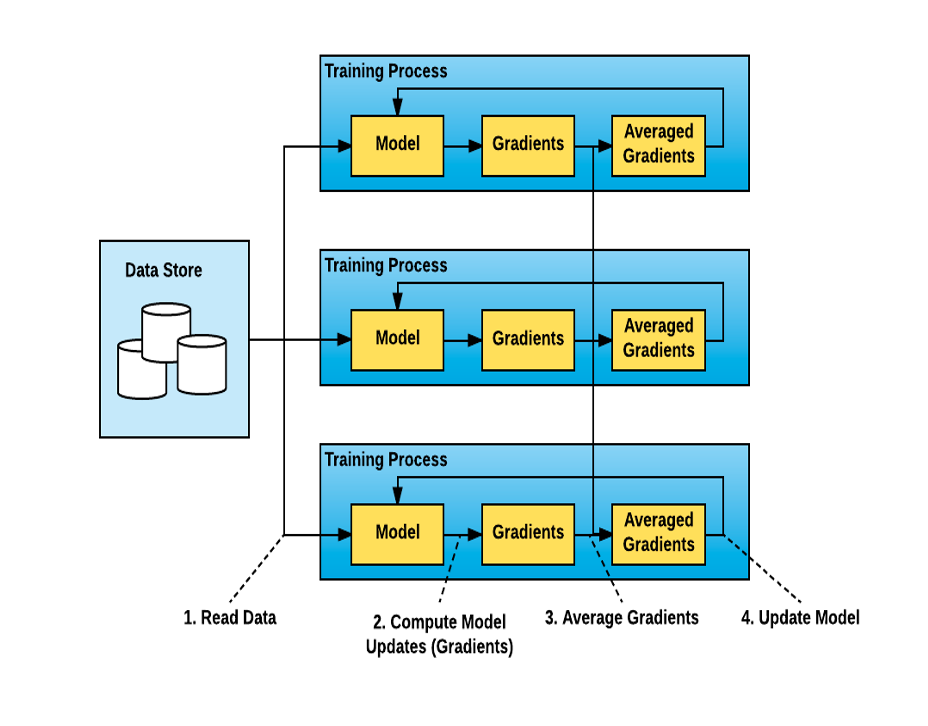
#> input picture DDL.jpg, 928 x 726 px, given as the content of the folder /workspace/unet/data/training_512, which was not available
$ python data.py
#> lines starting #> are read from the running program, lines starting #| are printed output that depends on the picture; pictures that were not available may be replaced by others from this repository, and a replacement may not be noted
#!/usr/bin/env python3
# -*- coding: utf-8 -*-
"""
Created on Wed Aug 30 12:04:44 2017

@author: pivotalit
"""


from __future__ import print_function

import os
import numpy as np
import cv2
from skimage.io import  imread
from skimage.transform import resize
#from  PIL import Image
data_path = '/workspace/unet/data'

image_rows = 512
image_cols = 512


def create_train_data():
    train_data_path = os.path.join(data_path, 'training_512')
    images = os.listdir(train_data_path)

    total = int(len(images) / 2)
    imgs = np.ndarray((total,image_rows, image_cols,3), dtype=np.uint8)
    imgs_mask = np.ndarray((total,image_rows, image_cols), dtype=np.uint8)
    print(imgs.shape)
    i = 0
    print('-'*30)
    print('Creating training images...')
    print('-'*30)
    for image_name in images:
        if 'mask' in image_name:
            continue
        image_mask_name = image_name.split('.')[0] + '_mask.gif'
        img = imread(os.path.join(train_data_path, image_name))
#> img is the input picture: shape (726, 928, 4); mean R, G, B, A 211.5, 229.4, 228.9, 254.7
        img=resize(img, (image_rows, image_cols,3), preserve_range=True)
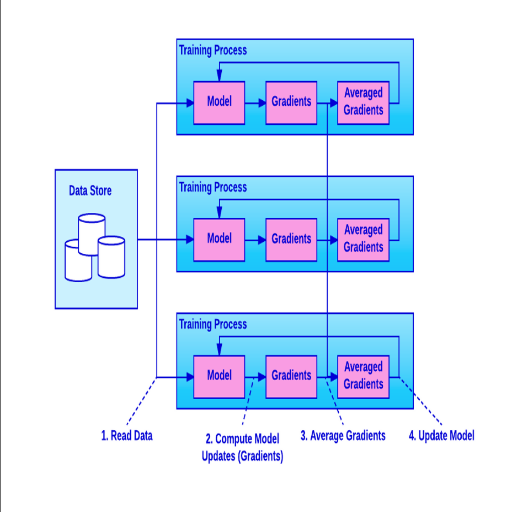
#> img: shape (512, 512, 3) float64; mean R, G, B 214.5, 229.2, 250.4
        img_mask = imread(os.path.join(train_data_path, image_mask_name))
        img_mask=resize(img_mask, (image_rows, image_cols), preserve_range=True)
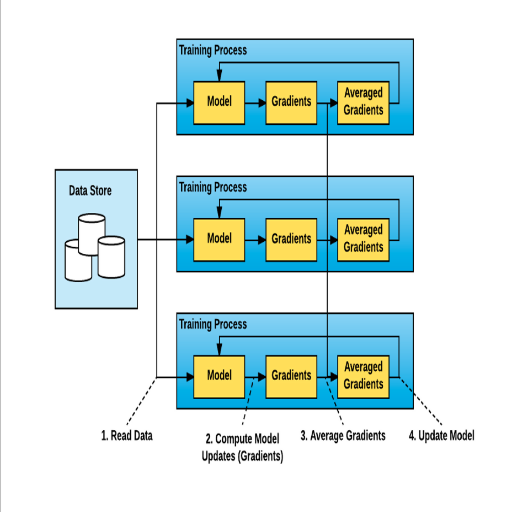
#> img_mask: shape (512, 512, 4) float64; mean R, G, B, A 211.5, 229.5, 229, 254.7; transparent parts drawn white

        img = np.array([img])
#> (the run stopped early here; a loop or call above may not have finished)

$ run again, on PM2.jpg
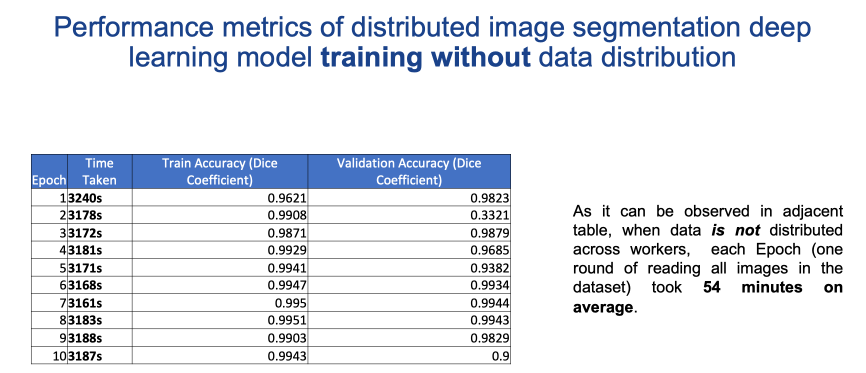
#> input picture PM2.jpg, 1732 x 746 px, given as the content of the folder /workspace/unet/data/training_512, which was not available (shown at 1/2 size)
#> in create_train_data, img is the input picture: shape (746, 1732, 4); mean R, G, B, A 5.3, 8.7, 15, 30.4
#> in create_train_data, `img=resize(img, (image_rows, image_cols,3), preserve_range=True)`:
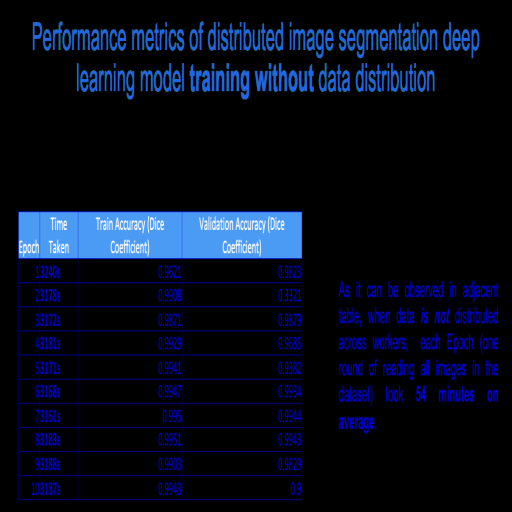
#> img: shape (512, 512, 3) float64; mean R, G, B 5.8, 11.8, 27.8
#> in create_train_data, `img_mask=resize(img_mask, (image_rows, image_cols), preserve_range=True)`:
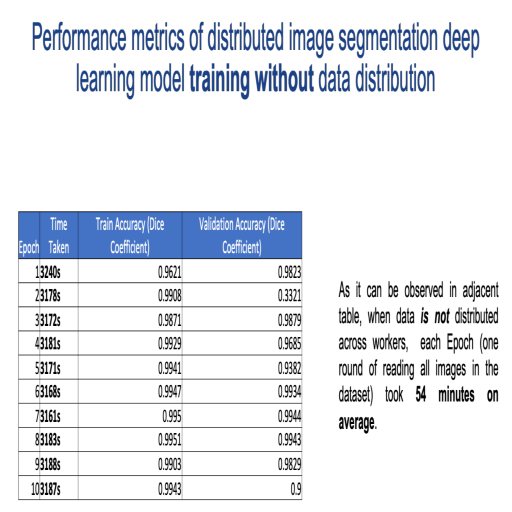
#> img_mask: shape (512, 512, 4) float64; mean R, G, B, A 5.3, 8.7, 15, 30.3; transparent parts drawn white
